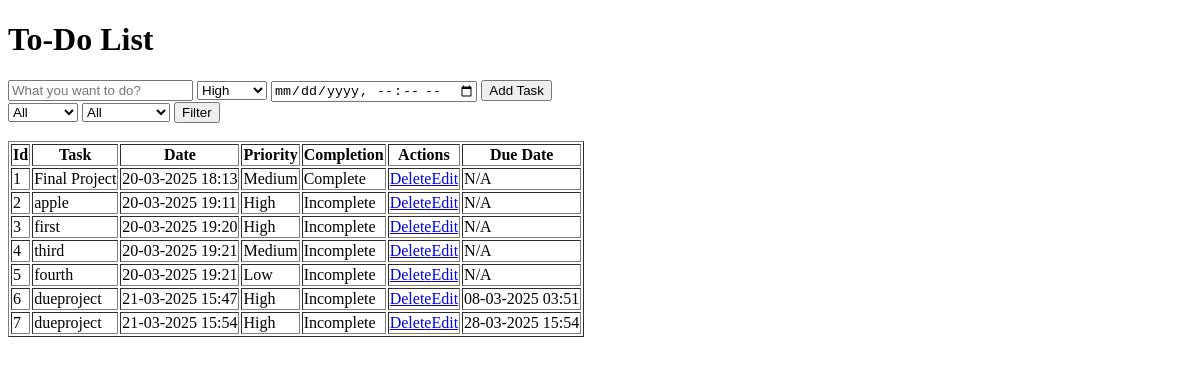
Before: / with the older database file.
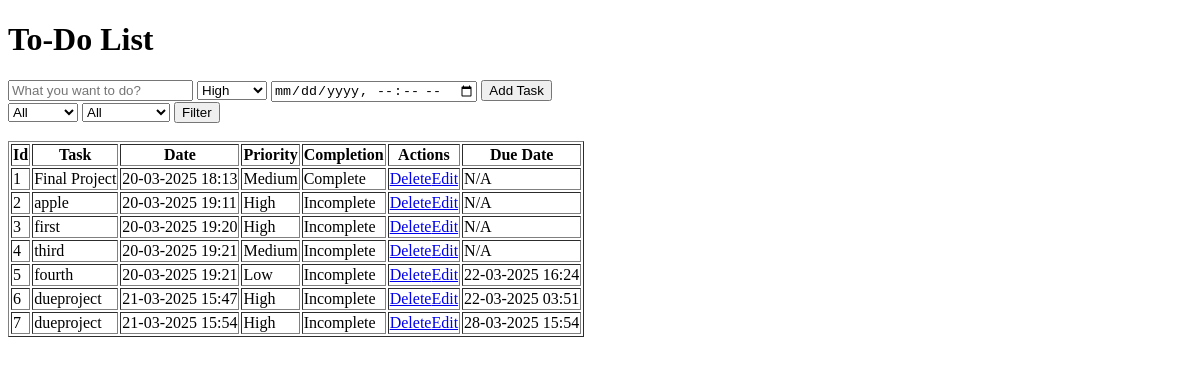
After: the same page with the newer database file.
### app.py (models this page shows)
class Task(db.Model):
    id = db.Column(db.Integer,primary_key=True)
    task = db.Column(db.String(200),nullable=False)
    date = db.Column(db.DateTime,default=datetime.utcnow)
    priority = db.Column(db.String,nullable=False,default="Medium")
    completion = db.Column(db.String,nullable=False,default="Incomplete")
    due_date = db.Column(db.DateTime,nullable=True)

### app.py (the view, shortened to what this page needs)
@app.route('/',methods=['GET','POST'])
def homepage():
    Tasks = Task.query
    priority_filter = request.args.get("priority_filter","")
    completion_filter = request.args.get("completion_filter","")
    if priority_filter and priority_filter!="All":
        Tasks = Tasks.filter(Task.priority == priority_filter)
    if completion_filter and completion_filter!="All":
        Tasks = Tasks.filter(Task.completion == completion_filter)
    Tasks = Tasks.all()
    return render_template('index.html',tasks=Tasks)

### templates/index.html (shortened to what this page needs)
<!DOCTYPE html>
<html lang="en">
<head>
</head>
<body>
        <h1>To-Do List</h1>
    <div>
        <form action="/" method="post">
            <input type="text" name="task" id="task" placeholder="What you want to do?">
            <select name="priority">
                <option value="High">High</option>
            </select>
            <input type="datetime-local" name="due_date" placeholder="DD-MM-YYYY HH:MM">
            <button type="submit"> Add Task </button>
        </form>
        </div>
        <div>
        <form action="/" method="get">
            <select name="priority_filter">
                <option value="All">All</option>
            </select>
            <select name="completion_filter">
                <option value="All">All</option>
            </select>
            <input type="submit" value="Filter">
        </form>
    </div>
    <br>
    {% if tasks %}
        <table border="1">
            <tr>
                <th>Id</th>
                <th>Task</th>
                <th>Date</th>
                <th>Priority</th>
                <th>Completion</th>
                <th>Actions</th>
                <th>Due Date</th>
            </tr>
            {% for task in tasks %}
            <tr>
                <td>{{task.id}}</td>
                <td>{{task.task}}</td>
                <td>{% if task.date%}{{task.date.strftime('%d-%m-%Y %H:%M')}}{%else%}N/A{% endif %}</td>
                <td>{{task.priority}}</td>
                <td>{{task.completion}}</td>
                <td><a href="{{url_for('delete',id=task.id)}}">Delete</a><a href="{{url_for('edit',id=task.id)}}">Edit</a></td>
                <td>{% if task.due_date %}{{task.due_date.strftime('%d-%m-%Y %H:%M')}}{% else %}N/A{% endif %}</td>
            </tr>
            {% endfor %}
        </table>
    {% else %}
    <h3>Add your First Task</h3>
    {% endif %}
</body>
</html>

Changed rows visible on the page:
changed Task "fourth": due_date (not shown) → "22-03-2025 16:24"; no longer shows "N/A"
changed Task id 6: due_date "08-03-2025 03:51" → "22-03-2025 03:51"
